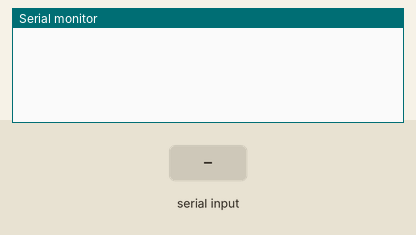
A sketch run on a simulated ESP32. Shown: the last lines printed to the serial monitor. The test bench sets the inputs (shaded band).

Above: at 1.2 s.
1.3 s: "1\n" received over Serial
At 2.9 s:
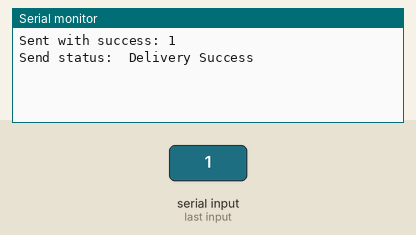
3.8 s: "0\n" received over Serial
At 5.2 s:
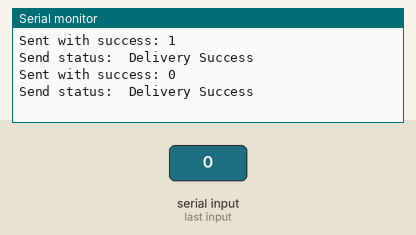
5.3 s: "2\n" received over Serial
At 7.2 s:
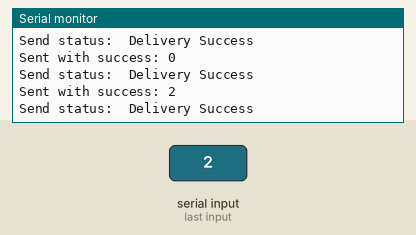

The sketch:

Main.ino
```cpp
#include <esp_now.h>
#include <WiFi.h>

// REPLACE WITH YOUR ESP RECEIVER'S MAC ADDRESS
uint8_t broadcastAddress1[] = {0xB0, 0xA7, 0x32, 0xF3, 0x2F, 0x10}; // Enter your Receiver board MAC Address

String cmd;

typedef struct test_struct {
  char command;
} test_struct;

test_struct test;

esp_now_peer_info_t peerInfo;

// Callback when data is sent
void OnDataSent(const uint8_t *mac_addr, esp_now_send_status_t status) {
  Serial.print("Send status:\t");
  Serial.println(status == ESP_NOW_SEND_SUCCESS ? "Delivery Success" : "Delivery Fail");
}

void setup() {
  Serial.begin(115200);
  WiFi.mode(WIFI_STA);

  // Initialize ESP-NOW
  if (esp_now_init() != ESP_OK) {
    Serial.println("Error initializing ESP-NOW");
    return;
  }

  esp_now_register_send_cb(OnDataSent);

  // Register peer
  memcpy(peerInfo.peer_addr, broadcastAddress1, 6);
  peerInfo.channel = 0;
  peerInfo.encrypt = false;
  if (esp_now_add_peer(&peerInfo) != ESP_OK) {
    Serial.println("Failed to add peer");
    return;
  }
}

void loop() {
  // Check for data from the serial port
  if (Serial.available() > 0) {
    cmd = Serial.readStringUntil('\r'); // Read the command sent by the OpenCV program

    // Prepare the data to send
    test.command = cmd.charAt(0);

    // Send data via ESP-NOW
    esp_err_t result = esp_now_send(broadcastAddress1, (uint8_t *) &test, sizeof(test_struct));
    if (result == ESP_OK) {
      Serial.println("Sent with success: " + cmd);
    } else {
      Serial.println("Error sending the data");
    }
  }
}
```

Measured:
- after the input at 1.3 s, the serial monitor: prints a new line after 1.0 s (image 1)
- after the input at 3.8 s, the serial monitor: prints a new line after 1.0 s (image 2)
- after the input at 5.3 s, the serial monitor: prints a new line after 1.0 s (image 3)
